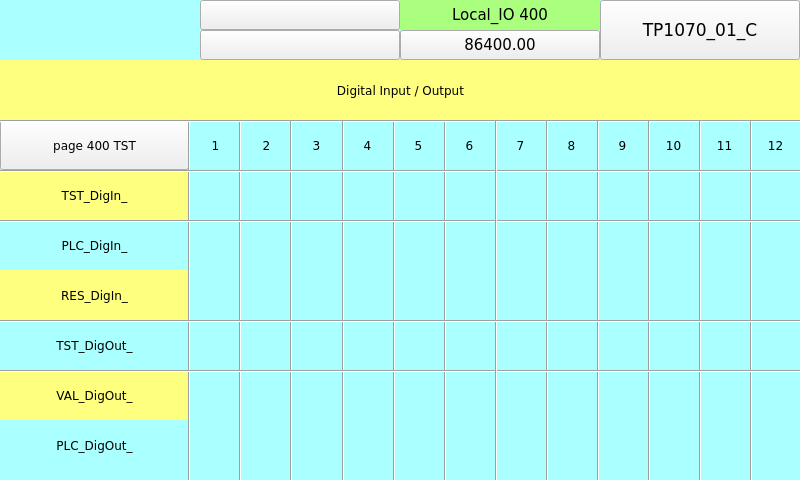
<?xml version="1.0" encoding="UTF-8"?>
<ui version="4.0">
 <class>page401</class>
 <widget class="QWidget" name="page401">
  <property name="geometry">
   <rect>
    <x>0</x>
    <y>0</y>
    <width>800</width>
    <height>480</height>
   </rect>
  </property>
  <property name="minimumSize">
   <size>
    <width>800</width>
    <height>480</height>
   </size>
  </property>
  <property name="maximumSize">
   <size>
    <width>800</width>
    <height>480</height>
   </size>
  </property>
  <property name="windowTitle">
   <string>page401</string>
  </property>
  <property name="styleSheet">
   <string notr="true">QWidget#page401
{
background-color: rgb(170, 255, 255);
}</string>
  </property>
  <widget class="Line" name="line_3">
   <property name="geometry">
    <rect>
     <x>230</x>
     <y>120</y>
     <width>20</width>
     <height>361</height>
    </rect>
   </property>
   <property name="font">
    <font>
     <family>DejaVu Sans</family>
     <pointsize>6</pointsize>
    </font>
   </property>
   <property name="orientation">
    <enum>Qt::Vertical</enum>
   </property>
  </widget>
  <widget class="Line" name="line_13">
   <property name="geometry">
    <rect>
     <x>741</x>
     <y>120</y>
     <width>20</width>
     <height>361</height>
    </rect>
   </property>
   <property name="font">
    <font>
     <family>DejaVu Sans</family>
     <pointsize>6</pointsize>
    </font>
   </property>
   <property name="orientation">
    <enum>Qt::Vertical</enum>
   </property>
  </widget>
  <widget class="QLabel" name="label_PLC_DigIn_10">
   <property name="geometry">
    <rect>
     <x>648</x>
     <y>120</y>
     <width>51</width>
     <height>50</height>
    </rect>
   </property>
   <property name="font">
    <font>
     <family>DejaVu Sans</family>
     <pointsize>9</pointsize>
    </font>
   </property>
   <property name="styleSheet">
    <string notr="true">background-color: rgb(170, 255, 255);</string>
   </property>
   <property name="text">
    <string>10</string>
   </property>
   <property name="alignment">
    <set>Qt::AlignCenter</set>
   </property>
  </widget>
  <widget class="Line" name="line">
   <property name="geometry">
    <rect>
     <x>179</x>
     <y>120</y>
     <width>20</width>
     <height>361</height>
    </rect>
   </property>
   <property name="font">
    <font>
     <family>DejaVu Sans</family>
     <pointsize>6</pointsize>
    </font>
   </property>
   <property name="orientation">
    <enum>Qt::Vertical</enum>
   </property>
  </widget>
  <widget class="QLabel" name="label_PLC_DigIn_3">
   <property name="geometry">
    <rect>
     <x>291</x>
     <y>120</y>
     <width>51</width>
     <height>50</height>
    </rect>
   </property>
   <property name="font">
    <font>
     <family>DejaVu Sans</family>
     <pointsize>9</pointsize>
    </font>
   </property>
   <property name="styleSheet">
    <string notr="true">background-color: rgb(170, 255, 255);</string>
   </property>
   <property name="text">
    <string>3</string>
   </property>
   <property name="alignment">
    <set>Qt::AlignCenter</set>
   </property>
  </widget>
  <widget class="Line" name="line_9">
   <property name="geometry">
    <rect>
     <x>537</x>
     <y>120</y>
     <width>20</width>
     <height>361</height>
    </rect>
   </property>
   <property name="font">
    <font>
     <family>DejaVu Sans</family>
     <pointsize>6</pointsize>
    </font>
   </property>
   <property name="orientation">
    <enum>Qt::Vertical</enum>
   </property>
  </widget>
  <widget class="ATCMbutton" name="atcmButton_page400">
   <property name="geometry">
    <rect>
     <x>0</x>
     <y>120</y>
     <width>189</width>
     <height>50</height>
    </rect>
   </property>
   <property name="font">
    <font>
     <family>DejaVu Sans</family>
     <pointsize>9</pointsize>
    </font>
   </property>
   <property name="toolTip">
    <string/>
   </property>
   <property name="whatsThis">
    <string>ATCMbutton widget</string>
   </property>
   <property name="pageName">
    <string>page400</string>
   </property>
   <property name="statusvar">
    <string/>
   </property>
   <property name="viewStatus">
    <bool>false</bool>
   </property>
   <property name="visibilityVar">
    <string/>
   </property>
   <property name="bgColor">
    <color>
     <red>170</red>
     <green>255</green>
     <blue>255</blue>
    </color>
   </property>
   <property name="text">
    <string>page 400 TST</string>
   </property>
   <property name="pressText">
    <string>page 400 TST</string>
   </property>
   <property name="borderWidth">
    <number>0</number>
   </property>
   <property name="borderRadius">
    <number>0</number>
   </property>
   <property name="apparence">
    <enum>QFrame::Raised</enum>
   </property>
  </widget>
  <widget class="QLabel" name="label_PLC_DigIn_6">
   <property name="geometry">
    <rect>
     <x>444</x>
     <y>120</y>
     <width>51</width>
     <height>50</height>
    </rect>
   </property>
   <property name="font">
    <font>
     <family>DejaVu Sans</family>
     <pointsize>9</pointsize>
    </font>
   </property>
   <property name="styleSheet">
    <string notr="true">background-color: rgb(170, 255, 255);</string>
   </property>
   <property name="text">
    <string>6</string>
   </property>
   <property name="alignment">
    <set>Qt::AlignCenter</set>
   </property>
  </widget>
  <widget class="QLabel" name="label_PLC_DigIn_5">
   <property name="geometry">
    <rect>
     <x>393</x>
     <y>120</y>
     <width>51</width>
     <height>50</height>
    </rect>
   </property>
   <property name="font">
    <font>
     <family>DejaVu Sans</family>
     <pointsize>9</pointsize>
    </font>
   </property>
   <property name="styleSheet">
    <string notr="true">background-color: rgb(170, 255, 255);</string>
   </property>
   <property name="text">
    <string>5</string>
   </property>
   <property name="alignment">
    <set>Qt::AlignCenter</set>
   </property>
  </widget>
  <widget class="QLabel" name="label_PLC_DigIn_2">
   <property name="geometry">
    <rect>
     <x>241</x>
     <y>120</y>
     <width>51</width>
     <height>50</height>
    </rect>
   </property>
   <property name="font">
    <font>
     <family>DejaVu Sans</family>
     <pointsize>9</pointsize>
    </font>
   </property>
   <property name="styleSheet">
    <string notr="true">background-color: rgb(170, 255, 255);</string>
   </property>
   <property name="text">
    <string>2</string>
   </property>
   <property name="alignment">
    <set>Qt::AlignCenter</set>
   </property>
  </widget>
  <widget class="QLabel" name="label_PLC_DigIn_7">
   <property name="geometry">
    <rect>
     <x>495</x>
     <y>120</y>
     <width>51</width>
     <height>50</height>
    </rect>
   </property>
   <property name="font">
    <font>
     <family>DejaVu Sans</family>
     <pointsize>9</pointsize>
    </font>
   </property>
   <property name="styleSheet">
    <string notr="true">background-color: rgb(170, 255, 255);</string>
   </property>
   <property name="text">
    <string>7</string>
   </property>
   <property name="alignment">
    <set>Qt::AlignCenter</set>
   </property>
  </widget>
  <widget class="Line" name="line_4">
   <property name="geometry">
    <rect>
     <x>281</x>
     <y>120</y>
     <width>20</width>
     <height>361</height>
    </rect>
   </property>
   <property name="font">
    <font>
     <family>DejaVu Sans</family>
     <pointsize>6</pointsize>
    </font>
   </property>
   <property name="orientation">
    <enum>Qt::Vertical</enum>
   </property>
  </widget>
  <widget class="QLabel" name="label_PLC_DigIn_11">
   <property name="geometry">
    <rect>
     <x>699</x>
     <y>120</y>
     <width>51</width>
     <height>50</height>
    </rect>
   </property>
   <property name="font">
    <font>
     <family>DejaVu Sans</family>
     <pointsize>9</pointsize>
    </font>
   </property>
   <property name="styleSheet">
    <string notr="true">background-color: rgb(170, 255, 255);</string>
   </property>
   <property name="text">
    <string>11</string>
   </property>
   <property name="alignment">
    <set>Qt::AlignCenter</set>
   </property>
  </widget>
  <widget class="QLabel" name="label_PLC_DigIn_8">
   <property name="geometry">
    <rect>
     <x>546</x>
     <y>120</y>
     <width>51</width>
     <height>50</height>
    </rect>
   </property>
   <property name="font">
    <font>
     <family>DejaVu Sans</family>
     <pointsize>9</pointsize>
    </font>
   </property>
   <property name="styleSheet">
    <string notr="true">background-color: rgb(170, 255, 255);</string>
   </property>
   <property name="text">
    <string>8</string>
   </property>
   <property name="alignment">
    <set>Qt::AlignCenter</set>
   </property>
  </widget>
  <widget class="Line" name="line_8">
   <property name="geometry">
    <rect>
     <x>486</x>
     <y>120</y>
     <width>20</width>
     <height>361</height>
    </rect>
   </property>
   <property name="font">
    <font>
     <family>DejaVu Sans</family>
     <pointsize>6</pointsize>
    </font>
   </property>
   <property name="orientation">
    <enum>Qt::Vertical</enum>
   </property>
  </widget>
  <widget class="QLabel" name="label_PLC_DigIn_4">
   <property name="geometry">
    <rect>
     <x>342</x>
     <y>120</y>
     <width>51</width>
     <height>50</height>
    </rect>
   </property>
   <property name="font">
    <font>
     <family>DejaVu Sans</family>
     <pointsize>9</pointsize>
    </font>
   </property>
   <property name="styleSheet">
    <string notr="true">background-color: rgb(170, 255, 255);</string>
   </property>
   <property name="text">
    <string>4</string>
   </property>
   <property name="alignment">
    <set>Qt::AlignCenter</set>
   </property>
  </widget>
  <widget class="Line" name="line_6">
   <property name="geometry">
    <rect>
     <x>384</x>
     <y>120</y>
     <width>20</width>
     <height>361</height>
    </rect>
   </property>
   <property name="font">
    <font>
     <family>DejaVu Sans</family>
     <pointsize>6</pointsize>
    </font>
   </property>
   <property name="orientation">
    <enum>Qt::Vertical</enum>
   </property>
  </widget>
  <widget class="QLabel" name="label_PLC_DigIn_12">
   <property name="geometry">
    <rect>
     <x>750</x>
     <y>120</y>
     <width>51</width>
     <height>50</height>
    </rect>
   </property>
   <property name="font">
    <font>
     <family>DejaVu Sans</family>
     <pointsize>9</pointsize>
    </font>
   </property>
   <property name="styleSheet">
    <string notr="true">background-color: rgb(170, 255, 255);</string>
   </property>
   <property name="text">
    <string>12</string>
   </property>
   <property name="alignment">
    <set>Qt::AlignCenter</set>
   </property>
  </widget>
  <widget class="QLabel" name="label_PLC_DigIn_9">
   <property name="geometry">
    <rect>
     <x>597</x>
     <y>120</y>
     <width>51</width>
     <height>50</height>
    </rect>
   </property>
   <property name="font">
    <font>
     <family>DejaVu Sans</family>
     <pointsize>9</pointsize>
    </font>
   </property>
   <property name="styleSheet">
    <string notr="true">background-color: rgb(170, 255, 255);</string>
   </property>
   <property name="text">
    <string>9</string>
   </property>
   <property name="alignment">
    <set>Qt::AlignCenter</set>
   </property>
  </widget>
  <widget class="Line" name="line_10">
   <property name="geometry">
    <rect>
     <x>588</x>
     <y>120</y>
     <width>20</width>
     <height>361</height>
    </rect>
   </property>
   <property name="font">
    <font>
     <family>DejaVu Sans</family>
     <pointsize>6</pointsize>
    </font>
   </property>
   <property name="orientation">
    <enum>Qt::Vertical</enum>
   </property>
  </widget>
  <widget class="Line" name="line_12">
   <property name="geometry">
    <rect>
     <x>690</x>
     <y>120</y>
     <width>20</width>
     <height>361</height>
    </rect>
   </property>
   <property name="font">
    <font>
     <family>DejaVu Sans</family>
     <pointsize>6</pointsize>
    </font>
   </property>
   <property name="orientation">
    <enum>Qt::Vertical</enum>
   </property>
  </widget>
  <widget class="Line" name="line_7">
   <property name="geometry">
    <rect>
     <x>435</x>
     <y>120</y>
     <width>20</width>
     <height>361</height>
    </rect>
   </property>
   <property name="font">
    <font>
     <family>DejaVu Sans</family>
     <pointsize>6</pointsize>
    </font>
   </property>
   <property name="orientation">
    <enum>Qt::Vertical</enum>
   </property>
  </widget>
  <widget class="Line" name="line_11">
   <property name="geometry">
    <rect>
     <x>639</x>
     <y>120</y>
     <width>20</width>
     <height>361</height>
    </rect>
   </property>
   <property name="font">
    <font>
     <family>DejaVu Sans</family>
     <pointsize>6</pointsize>
    </font>
   </property>
   <property name="orientation">
    <enum>Qt::Vertical</enum>
   </property>
  </widget>
  <widget class="Line" name="line_5">
   <property name="geometry">
    <rect>
     <x>333</x>
     <y>120</y>
     <width>20</width>
     <height>361</height>
    </rect>
   </property>
   <property name="font">
    <font>
     <family>DejaVu Sans</family>
     <pointsize>6</pointsize>
    </font>
   </property>
   <property name="orientation">
    <enum>Qt::Vertical</enum>
   </property>
  </widget>
  <widget class="QLabel" name="label_PLC_DigIn_1">
   <property name="geometry">
    <rect>
     <x>190</x>
     <y>120</y>
     <width>51</width>
     <height>50</height>
    </rect>
   </property>
   <property name="font">
    <font>
     <family>DejaVu Sans</family>
     <pointsize>9</pointsize>
    </font>
   </property>
   <property name="styleSheet">
    <string notr="true">background-color: rgb(170, 255, 255);</string>
   </property>
   <property name="text">
    <string>1</string>
   </property>
   <property name="alignment">
    <set>Qt::AlignCenter</set>
   </property>
  </widget>
  <widget class="QLabel" name="label_PLC_DigIn_">
   <property name="geometry">
    <rect>
     <x>0</x>
     <y>220</y>
     <width>189</width>
     <height>50</height>
    </rect>
   </property>
   <property name="font">
    <font>
     <family>DejaVu Sans</family>
     <pointsize>9</pointsize>
    </font>
   </property>
   <property name="styleSheet">
    <string notr="true">background-color: rgb(170, 255, 255);</string>
   </property>
   <property name="text">
    <string>PLC_DigIn_</string>
   </property>
   <property name="alignment">
    <set>Qt::AlignCenter</set>
   </property>
  </widget>
  <widget class="QLabel" name="label_TST_DigIn_">
   <property name="geometry">
    <rect>
     <x>0</x>
     <y>170</y>
     <width>189</width>
     <height>50</height>
    </rect>
   </property>
   <property name="font">
    <font>
     <family>DejaVu Sans</family>
     <pointsize>9</pointsize>
    </font>
   </property>
   <property name="styleSheet">
    <string notr="true">background-color: rgb(255, 255, 127);</string>
   </property>
   <property name="text">
    <string>TST_DigIn_</string>
   </property>
   <property name="alignment">
    <set>Qt::AlignCenter</set>
   </property>
  </widget>
  <widget class="QLabel" name="label_RES_DigIn_">
   <property name="geometry">
    <rect>
     <x>0</x>
     <y>270</y>
     <width>189</width>
     <height>50</height>
    </rect>
   </property>
   <property name="font">
    <font>
     <family>DejaVu Sans</family>
     <pointsize>9</pointsize>
    </font>
   </property>
   <property name="styleSheet">
    <string notr="true">background-color: rgb(255, 255, 127);</string>
   </property>
   <property name="text">
    <string>RES_DigIn_</string>
   </property>
   <property name="alignment">
    <set>Qt::AlignCenter</set>
   </property>
  </widget>
  <widget class="QLabel" name="label_PLC_DigIn_13">
   <property name="geometry">
    <rect>
     <x>0</x>
     <y>420</y>
     <width>189</width>
     <height>50</height>
    </rect>
   </property>
   <property name="font">
    <font>
     <family>DejaVu Sans</family>
     <pointsize>9</pointsize>
    </font>
   </property>
   <property name="styleSheet">
    <string notr="true">background-color: rgb(170, 255, 255);</string>
   </property>
   <property name="text">
    <string>PLC_DigOut_</string>
   </property>
   <property name="alignment">
    <set>Qt::AlignCenter</set>
   </property>
  </widget>
  <widget class="QLabel" name="label_PLC_DigIn_14">
   <property name="geometry">
    <rect>
     <x>0</x>
     <y>370</y>
     <width>189</width>
     <height>50</height>
    </rect>
   </property>
   <property name="font">
    <font>
     <family>DejaVu Sans</family>
     <pointsize>9</pointsize>
    </font>
   </property>
   <property name="styleSheet">
    <string notr="true">background-color: rgb(255, 255, 127);</string>
   </property>
   <property name="text">
    <string>VAL_DigOut_</string>
   </property>
   <property name="alignment">
    <set>Qt::AlignCenter</set>
   </property>
  </widget>
  <widget class="QLabel" name="label_TST_DigIn_1">
   <property name="geometry">
    <rect>
     <x>0</x>
     <y>320</y>
     <width>189</width>
     <height>50</height>
    </rect>
   </property>
   <property name="font">
    <font>
     <family>DejaVu Sans</family>
     <pointsize>9</pointsize>
    </font>
   </property>
   <property name="styleSheet">
    <string notr="true">background-color: rgb(170, 255, 255);</string>
   </property>
   <property name="text">
    <string>TST_DigOut_</string>
   </property>
   <property name="alignment">
    <set>Qt::AlignCenter</set>
   </property>
  </widget>
  <widget class="ATCMbutton" name="atcmButton_6">
   <property name="geometry">
    <rect>
     <x>600</x>
     <y>0</y>
     <width>200</width>
     <height>60</height>
    </rect>
   </property>
   <property name="font">
    <font>
     <family>DejaVu Sans</family>
     <pointsize>13</pointsize>
     <weight>50</weight>
     <bold>false</bold>
    </font>
   </property>
   <property name="toolTip">
    <string/>
   </property>
   <property name="whatsThis">
    <string>ATCMbutton widget</string>
   </property>
   <property name="pageName">
    <string>menu</string>
   </property>
   <property name="statusvar">
    <string/>
   </property>
   <property name="viewStatus">
    <bool>false</bool>
   </property>
   <property name="refresh">
    <number>200</number>
   </property>
   <property name="visibilityVar">
    <string/>
   </property>
   <property name="bgColor">
    <color>
     <red>170</red>
     <green>255</green>
     <blue>255</blue>
    </color>
   </property>
   <property name="borderColor">
    <color>
     <red>0</red>
     <green>0</green>
     <blue>0</blue>
    </color>
   </property>
   <property name="text">
    <string>TP1070_01_C</string>
   </property>
   <property name="pressText">
    <string>TP1070_01_C</string>
   </property>
   <property name="borderWidth">
    <number>1</number>
   </property>
   <property name="borderRadius">
    <number>0</number>
   </property>
   <property name="apparence">
    <enum>QFrame::Raised</enum>
   </property>
  </widget>
  <widget class="QLabel" name="label_Qt_Project_2">
   <property name="geometry">
    <rect>
     <x>400</x>
     <y>0</y>
     <width>200</width>
     <height>30</height>
    </rect>
   </property>
   <property name="font">
    <font>
     <family>DejaVu Sans</family>
     <pointsize>11</pointsize>
    </font>
   </property>
   <property name="styleSheet">
    <string notr="true">background-color: rgb(170, 255, 127);</string>
   </property>
   <property name="text">
    <string>Local_IO 400</string>
   </property>
   <property name="alignment">
    <set>Qt::AlignCenter</set>
   </property>
  </widget>
  <widget class="ATCMdate" name="atcmDate_2">
   <property name="geometry">
    <rect>
     <x>200</x>
     <y>0</y>
     <width>200</width>
     <height>30</height>
    </rect>
   </property>
   <property name="font">
    <font>
     <family>DejaVu Sans</family>
     <pointsize>11</pointsize>
    </font>
   </property>
   <property name="toolTip">
    <string>ATCM QDate</string>
   </property>
   <property name="whatsThis">
    <string>ATCMdate widget</string>
   </property>
   <property name="bgColor">
    <color>
     <red>170</red>
     <green>255</green>
     <blue>127</blue>
    </color>
   </property>
   <property name="borderWidth">
    <number>0</number>
   </property>
   <property name="borderRadius">
    <number>0</number>
   </property>
  </widget>
  <widget class="ATCMlabel" name="atcmLabel_PLC_time">
   <property name="geometry">
    <rect>
     <x>400</x>
     <y>30</y>
     <width>200</width>
     <height>30</height>
    </rect>
   </property>
   <property name="font">
    <font>
     <family>DejaVu Sans</family>
     <pointsize>11</pointsize>
     <weight>50</weight>
     <bold>false</bold>
    </font>
   </property>
   <property name="text">
    <string>86400.00</string>
   </property>
   <property name="toolTip">
    <string>PLC_time</string>
   </property>
   <property name="whatsThis">
    <string>ATCMlabel widget</string>
   </property>
   <property name="variable">
    <string>PLC_time</string>
   </property>
   <property name="refresh">
    <number>500</number>
   </property>
   <property name="max">
    <string>0</string>
   </property>
   <property name="min">
    <string>0</string>
   </property>
   <property name="viewStatus">
    <bool>false</bool>
   </property>
   <property name="visibilityVar">
    <string/>
   </property>
   <property name="bgColor">
    <color>
     <red>170</red>
     <green>255</green>
     <blue>127</blue>
    </color>
   </property>
   <property name="borderWidth">
    <number>0</number>
   </property>
   <property name="borderRadius">
    <number>0</number>
   </property>
   <property name="apparence">
    <enum>QFrame::Plain</enum>
   </property>
  </widget>
  <widget class="ATCMtime" name="atcmTime_2">
   <property name="geometry">
    <rect>
     <x>200</x>
     <y>30</y>
     <width>200</width>
     <height>30</height>
    </rect>
   </property>
   <property name="font">
    <font>
     <family>DejaVu Sans</family>
     <pointsize>11</pointsize>
    </font>
   </property>
   <property name="toolTip">
    <string>ATCM QTime</string>
   </property>
   <property name="whatsThis">
    <string>ATCMtime widget</string>
   </property>
   <property name="bgColor">
    <color>
     <red>170</red>
     <green>255</green>
     <blue>127</blue>
    </color>
   </property>
   <property name="borderWidth">
    <number>0</number>
   </property>
   <property name="borderRadius">
    <number>0</number>
   </property>
  </widget>
  <widget class="ATCManimation" name="atcmAnimation_TEST_STATUS">
   <property name="geometry">
    <rect>
     <x>0</x>
     <y>0</y>
     <width>120</width>
     <height>60</height>
    </rect>
   </property>
   <property name="toolTip">
    <string>TEST_STATUS</string>
   </property>
   <property name="whatsThis">
    <string>ATCManimation widget</string>
   </property>
   <property name="font">
    <font>
     <family>DejaVu Sans</family>
     <pointsize>6</pointsize>
    </font>
   </property>
   <property name="mapping">
    <string>0;:/icons/my_img/local.png;216;:/icons/my_img/remote.png;42;:/icons/my_img/done.png</string>
   </property>
   <property name="variable">
    <string>TEST_STATUS</string>
   </property>
   <property name="refresh">
    <number>500</number>
   </property>
   <property name="viewStatus">
    <bool>false</bool>
   </property>
   <property name="visibilityVar">
    <string/>
   </property>
  </widget>
  <widget class="QLabel" name="label_RTU_AnIn_20">
   <property name="geometry">
    <rect>
     <x>0</x>
     <y>60</y>
     <width>801</width>
     <height>60</height>
    </rect>
   </property>
   <property name="font">
    <font>
     <family>DejaVu Sans</family>
     <pointsize>9</pointsize>
    </font>
   </property>
   <property name="styleSheet">
    <string notr="true">background-color: rgb(255, 255, 127);</string>
   </property>
   <property name="text">
    <string>Digital Input / Output</string>
   </property>
   <property name="alignment">
    <set>Qt::AlignCenter</set>
   </property>
  </widget>
  <widget class="Line" name="line_hr2">
   <property name="geometry">
    <rect>
     <x>0</x>
     <y>120</y>
     <width>801</width>
     <height>3</height>
    </rect>
   </property>
   <property name="font">
    <font>
     <family>DejaVu Sans</family>
     <pointsize>6</pointsize>
    </font>
   </property>
   <property name="orientation">
    <enum>Qt::Horizontal</enum>
   </property>
  </widget>
  <widget class="Line" name="line_hr2_2">
   <property name="geometry">
    <rect>
     <x>0</x>
     <y>170</y>
     <width>801</width>
     <height>3</height>
    </rect>
   </property>
   <property name="font">
    <font>
     <family>DejaVu Sans</family>
     <pointsize>6</pointsize>
    </font>
   </property>
   <property name="orientation">
    <enum>Qt::Horizontal</enum>
   </property>
  </widget>
  <widget class="Line" name="line_hr2_3">
   <property name="geometry">
    <rect>
     <x>0</x>
     <y>320</y>
     <width>801</width>
     <height>3</height>
    </rect>
   </property>
   <property name="font">
    <font>
     <family>DejaVu Sans</family>
     <pointsize>6</pointsize>
    </font>
   </property>
   <property name="orientation">
    <enum>Qt::Horizontal</enum>
   </property>
  </widget>
  <widget class="Line" name="line_hr2_4">
   <property name="geometry">
    <rect>
     <x>0</x>
     <y>370</y>
     <width>801</width>
     <height>3</height>
    </rect>
   </property>
   <property name="font">
    <font>
     <family>DejaVu Sans</family>
     <pointsize>6</pointsize>
    </font>
   </property>
   <property name="orientation">
    <enum>Qt::Horizontal</enum>
   </property>
  </widget>
  <widget class="Line" name="line_hr2_5">
   <property name="geometry">
    <rect>
     <x>0</x>
     <y>220</y>
     <width>801</width>
     <height>3</height>
    </rect>
   </property>
   <property name="font">
    <font>
     <family>DejaVu Sans</family>
     <pointsize>6</pointsize>
    </font>
   </property>
   <property name="orientation">
    <enum>Qt::Horizontal</enum>
   </property>
  </widget>
  <zorder>label_PLC_DigIn_10</zorder>
  <zorder>label_PLC_DigIn_3</zorder>
  <zorder>atcmButton_page400</zorder>
  <zorder>label_PLC_DigIn_6</zorder>
  <zorder>label_PLC_DigIn_5</zorder>
  <zorder>label_PLC_DigIn_2</zorder>
  <zorder>label_PLC_DigIn_7</zorder>
  <zorder>label_PLC_DigIn_11</zorder>
  <zorder>label_PLC_DigIn_8</zorder>
  <zorder>label_PLC_DigIn_4</zorder>
  <zorder>label_PLC_DigIn_12</zorder>
  <zorder>label_PLC_DigIn_9</zorder>
  <zorder>label_PLC_DigIn_1</zorder>
  <zorder>label_PLC_DigIn_</zorder>
  <zorder>label_TST_DigIn_</zorder>
  <zorder>label_RES_DigIn_</zorder>
  <zorder>label_PLC_DigIn_13</zorder>
  <zorder>label_PLC_DigIn_14</zorder>
  <zorder>label_TST_DigIn_1</zorder>
  <zorder>atcmButton_6</zorder>
  <zorder>label_Qt_Project_2</zorder>
  <zorder>atcmDate_2</zorder>
  <zorder>atcmLabel_PLC_time</zorder>
  <zorder>atcmTime_2</zorder>
  <zorder>atcmAnimation_TEST_STATUS</zorder>
  <zorder>label_RTU_AnIn_20</zorder>
  <zorder>line_6</zorder>
  <zorder>line_7</zorder>
  <zorder>line</zorder>
  <zorder>line_3</zorder>
  <zorder>line_hr2</zorder>
  <zorder>line_13</zorder>
  <zorder>line_10</zorder>
  <zorder>line_4</zorder>
  <zorder>line_11</zorder>
  <zorder>line_12</zorder>
  <zorder>line_5</zorder>
  <zorder>line_9</zorder>
  <zorder>line_hr2_5</zorder>
  <zorder>line_hr2_2</zorder>
  <zorder>line_hr2_4</zorder>
  <zorder>line_8</zorder>
  <zorder>line_hr2_3</zorder>
 </widget>
 <customwidgets>
  <customwidget>
   <class>ATCManimation</class>
   <extends>QLabel</extends>
   <header>atcmplugin.h</header>
  </customwidget>
  <customwidget>
   <class>ATCMbutton</class>
   <extends>QPushButton</extends>
   <header>atcmplugin.h</header>
  </customwidget>
  <customwidget>
   <class>ATCMdate</class>
   <extends>QPushButton</extends>
   <header>atcmplugin.h</header>
  </customwidget>
  <customwidget>
   <class>ATCMlabel</class>
   <extends>QPushButton</extends>
   <header>atcmplugin.h</header>
  </customwidget>
  <customwidget>
   <class>ATCMtime</class>
   <extends>QPushButton</extends>
   <header>atcmplugin.h</header>
  </customwidget>
 </customwidgets>
 <resources/>
 <connections>
  <connection>
   <sender>atcmButton_page400</sender>
   <signal>newPage(const char*,bool)</signal>
   <receiver>page401</receiver>
   <slot>goto_page(const char*,bool)</slot>
   <hints>
    <hint type="sourcelabel">
     <x>20</x>
     <y>20</y>
    </hint>
    <hint type="destinationlabel">
     <x>20</x>
     <y>20</y>
    </hint>
   </hints>
  </connection>
  <connection>
   <sender>atcmButton_6</sender>
   <signal>newPage(const char*,bool)</signal>
   <receiver>page401</receiver>
   <slot>goto_page(const char*,bool)</slot>
   <hints>
    <hint type="sourcelabel">
     <x>20</x>
     <y>20</y>
    </hint>
    <hint type="destinationlabel">
     <x>20</x>
     <y>20</y>
    </hint>
   </hints>
  </connection>
 </connections>
 <slots>
  <slot>goto_page(const char*,bool)</slot>
 </slots>
</ui>
